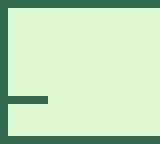

This is a level from a 2D game, rendered from its Tiled map with the project's own tilesets. A one-line summary and the map file follow, with tile-layer data summarised:
An orthogonal 20x18 tile map with 8x8 px tiles, 1 tile layer (Foreground) and 4 objects.

<map version="1.0" orientation="orthogonal" width="20" height="18" tilewidth="8" tileheight="8">
 <tileset firstgid="1" name="Basic" tilewidth="8" tileheight="8">
  <image source="../tiles.png" trans="ffffff" width="32" height="32" />
 </tileset>
 <layer name="Foreground" width="20" height="18">
  <data>[360 cells, 360 non-empty, 2 distinct tile ids]</data>
 </layer>
 <objectgroup name="Walls" width="20" height="18">
  <object x="0" y="0">
   <polygon points="0,144 160,144 160,136 0,136" />
  </object>
  <object x="0" y="0">
   <polygon points="0,136 0,0 8,0 8,136" />
  </object>
  <object x="8" y="0">
   <polygon points="0,0 152,0 152,8 0,8" />
  </object>
  <object x="8" y="96">
   <polygon points="0,0 40,0 40,8 0,8" />
  </object>
 </objectgroup>
</map>
